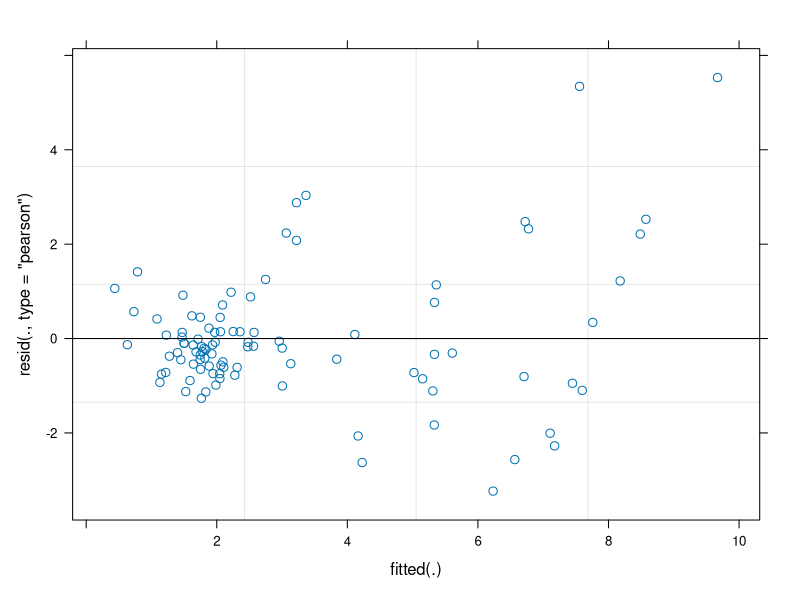

Generate this figure with R:
## ---- chunk 1
library(here)
library(tidyverse)
library(ggplot2)
library(lmerTest)
library(patchwork)
## ---- chunk 2
caterpillar_data <- read.csv(here("data", "clean data", "caterpillar_data.csv"))

#caterpillar_data <- caterpillar_data %>%
  #filter(!is.na(hatch_date)) 

caterpillar_data$pupal_treatment <- as.factor(caterpillar_data$pupal_treatment)
caterpillar_data$hatch_date <- as.Date(caterpillar_data$hatch_date)
caterpillar_data$weight_1 <- as.numeric(caterpillar_data$weight_1)
caterpillar_data$weight_2 <- as.numeric(caterpillar_data$weight_2)

#turn all weights into mg
caterpillar_data$weight_1 <- caterpillar_data$weight_1 * 1000
caterpillar_data$weight_2 <- caterpillar_data$weight_2 * 1000
caterpillar_data$weight3 <- caterpillar_data$weight3 * 1000
caterpillar_data$weight4 <- caterpillar_data$weight4 * 1000
caterpillar_data$weight_5 <- caterpillar_data$weight_5 * 1000

caterpillar_data <- caterpillar_data %>%
  filter(!is.na(hatched))

## ---- chunk 3

names(caterpillar_data) <- names(caterpillar_data) %>%
  gsub("^weight([0-9]+)$", "weight_\\1", .)

long_data <- caterpillar_data %>%
  mutate(id = row_number()) %>%
  pivot_longer(
    cols = matches("^(weight|weighday)_\\d+$"),
    names_to = c(".value", "time"),
    names_pattern = "(weight|weighday)_(\\d+)"
  )

long_data$weighday <- as.Date(long_data$weighday)

long_data <- long_data %>%
  mutate(days_post_hatch = as.numeric(weighday - hatch_date)) %>%
  filter(!is.na("weight"))
## ---- chunk 4
#random intercepts and random slopes
#model <- lmer(weight ~ days_post_hatch * size_01 + pupal_treatment + (1 | clutchID) + (days_post_hatch | eggID), data = long_data)

#random intercepts only
#model <- lmer(weight ~ days_post_hatch * size_01 + pupal_treatment + (1 | clutchID/eggID), data = long_data)
#summary(model)


model <- lmer(weight ~ days_post_hatch * size_01 + days_post_hatch * pupal_treatment + (1|clutchID/eggID), data = long_data)

summary(model)

plot(model)
